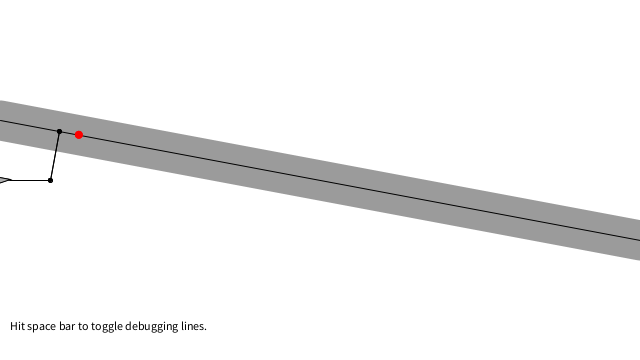
Frame 1 (no input)
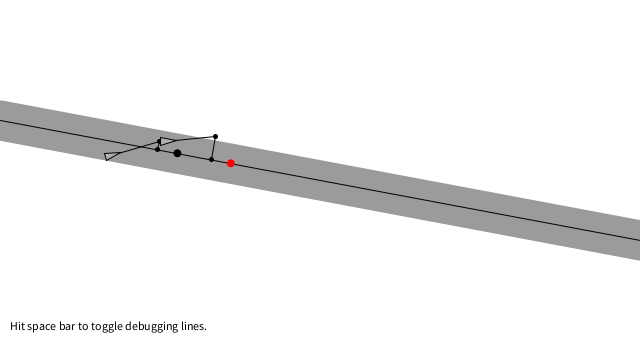
Frame 60 (the mouse pressed at the canvas centre just before this capture)
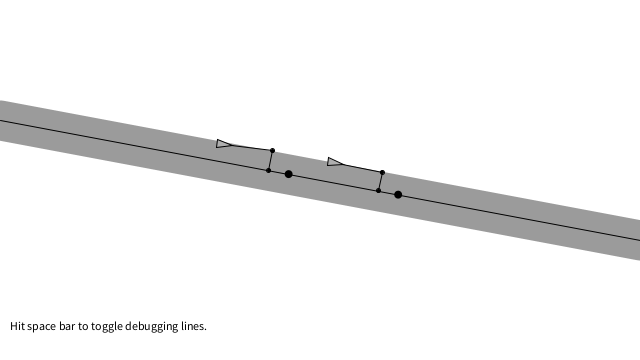
Frame 120 (the mouse held since frame 60 and released just before this capture)

The Processing sketch that drew these frames (run headless with seeded random() and noise(); from frame 60 on, the mouse is pressed at the canvas centre):

// Processing sketch: NOC_6_05_PathFollowingSimple
// ── NOC_6_05_PathFollowingSimple.pde

// Path Following
// Path is a just a straight line in this example
// Via Reynolds: // http://www.red3d.com/cwr/steer/PathFollow.html

// Using this variable to decide whether to draw all the stuff
boolean debug = true;

// A path object (series of connected points)
Path path;

// Two vehicles
Vehicle car1;
Vehicle car2;

void setup() {
  size(640, 360);
  path = new Path();

  // Each vehicle has different maxspeed and maxforce for demo purposes
  car1 = new Vehicle(new PVector(0, height/2), 2, 0.02);
  car2 = new Vehicle(new PVector(0, height/2), 3, 0.05);
}

void draw() {
  background(255);
  // Display the path
  path.display();
  // The boids follow the path
  car1.follow(path);
  car2.follow(path);
  // Call the generic run method (update, borders, display, etc.)
  car1.run();
  car2.run();
  
  // Check if it gets to the end of the path since it's not a loop
  car1.borders(path);
  car2.borders(path);
  
  // Instructions
  fill(0);
  text("Hit space bar to toggle debugging lines.", 10, height-30);
}

public void keyPressed() {
  if (key == ' ') {
    debug = !debug;
  }
}
// ── Path.pde

// Path Following

class Path {

  // A Path is line between two points (PVector objects)
  PVector start;
  PVector end;
  // A path has a radius, i.e how far is it ok for the boid to wander off
  float radius;

  Path() {
    // Arbitrary radius of 20
    radius = 20;
    start = new PVector(0,height/3);
    end = new PVector(width,2*height/3);
  }

  // Draw the path
  void display() {

    strokeWeight(radius*2);
    stroke(0,100);
    line(start.x,start.y,end.x,end.y);

    strokeWeight(1);
    stroke(0);
    line(start.x,start.y,end.x,end.y);
  }
}
// ── Vehicle.pde


// Vehicle class

class Vehicle {

  // All the usual stuff
  PVector location;
  PVector velocity;
  PVector acceleration;
  float r;
  float maxforce;    // Maximum steering force
  float maxspeed;    // Maximum speed

    // Constructor initialize all values
  Vehicle( PVector l, float ms, float mf) {
    location = l.get();
    r = 4.0;
    maxspeed = ms;
    maxforce = mf;
    acceleration = new PVector(0, 0);
    velocity = new PVector(maxspeed, 0);
  }

  // Main "run" function
  void run() {
    update();
    display();
  }


  // This function implements Craig Reynolds' path following algorithm
  // http://www.red3d.com/cwr/steer/PathFollow.html
  void follow(Path p) {

    // Predict location 50 (arbitrary choice) frames ahead
    PVector predict = velocity.get();
    predict.normalize();
    predict.mult(50);
    PVector predictLoc = PVector.add(location, predict);

    // Look at the line segment
    PVector a = p.start;
    PVector b = p.end;

    // Get the normal point to that line
    PVector normalPoint = getNormalPoint(predictLoc, a, b);

    // Find target point a little further ahead of normal
    PVector dir = PVector.sub(b, a);
    dir.normalize();
    dir.mult(10);  // This could be based on velocity instead of just an arbitrary 10 pixels
    PVector target = PVector.add(normalPoint, dir);

    // How far away are we from the path?
    float distance = PVector.dist(predictLoc, normalPoint);
    // Only if the distance is greater than the path's radius do we bother to steer
    if (distance > p.radius) {
      seek(target);
    }


    // Draw the debugging stuff
    if (debug) {
      fill(0);
      stroke(0);
      line(location.x, location.y, predictLoc.x, predictLoc.y);
      ellipse(predictLoc.x, predictLoc.y, 4, 4);

      // Draw normal location
      fill(0);
      stroke(0);
      line(predictLoc.x, predictLoc.y, normalPoint.x, normalPoint.y);
      ellipse(normalPoint.x, normalPoint.y, 4, 4);
      stroke(0);
      if (distance > p.radius) fill(255, 0, 0);
      noStroke();
      ellipse(target.x+dir.x, target.y+dir.y, 8, 8);
    }
  }


  // A function to get the normal point from a point (p) to a line segment (a-b)
  // This function could be optimized to make fewer new Vector objects
  PVector getNormalPoint(PVector p, PVector a, PVector b) {
    // Vector from a to p
    PVector ap = PVector.sub(p, a);
    // Vector from a to b
    PVector ab = PVector.sub(b, a);
    ab.normalize(); // Normalize the line
    // Project vector "diff" onto line by using the dot product
    ab.mult(ap.dot(ab));
    PVector normalPoint = PVector.add(a, ab);
    return normalPoint;
  }


  // Method to update location
  void update() {
    // Update velocity
    velocity.add(acceleration);
    // Limit speed
    velocity.limit(maxspeed);
    location.add(velocity);
    // Reset accelertion to 0 each cycle
    acceleration.mult(0);
  }

  void applyForce(PVector force) {
    // We could add mass here if we want A = F / M
    acceleration.add(force);
  }


  // A method that calculates and applies a steering force towards a target
  // STEER = DESIRED MINUS VELOCITY
  void seek(PVector target) {
    PVector desired = PVector.sub(target, location);  // A vector pointing from the location to the target

    // If the magnitude of desired equals 0, skip out of here
    // (We could optimize this to check if x and y are 0 to avoid mag() square root
    if (desired.mag() == 0) return;

    // Normalize desired and scale to maximum speed
    desired.normalize();
    desired.mult(maxspeed);
    // Steering = Desired minus Velocity
    PVector steer = PVector.sub(desired, velocity);
    steer.limit(maxforce);  // Limit to maximum steering force

      applyForce(steer);
  }

  void display() {
    // Draw a triangle rotated in the direction of velocity
    float theta = velocity.heading2D() + radians(90);
    fill(175);
    stroke(0);
    pushMatrix();
    translate(location.x, location.y);
    rotate(theta);
    beginShape(PConstants.TRIANGLES);
    vertex(0, -r*2);
    vertex(-r, r*2);
    vertex(r, r*2);
    endShape();
    popMatrix();
  }

  // Wraparound
  void borders(Path p) {
    if (location.x > p.end.x + r) {
      location.x = p.start.x - r;
      location.y = p.start.y + (location.y-p.end.y);
    }
  }
}
